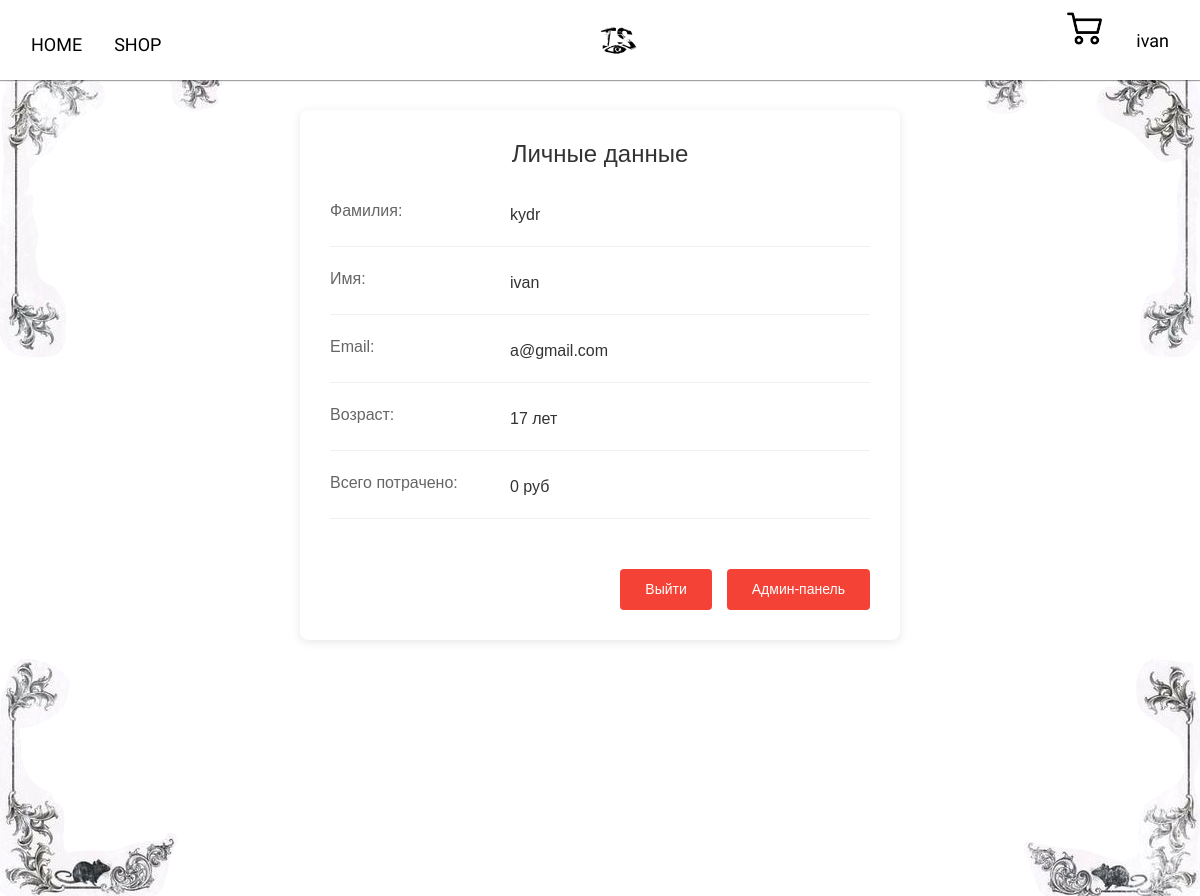
Screenshot of /profile (signed in) with the database file from the repository.
### data/users.py (models this page shows, shortened)
class User(SqlAlchemyBase, UserMixin, SerializerMixin):
    __tablename__ = 'users'
    id = sqlalchemy.Column(sqlalchemy.Integer,
                           primary_key=True, autoincrement=True)
    surname = sqlalchemy.Column(sqlalchemy.String)
    about = sqlalchemy.Column(sqlalchemy.String)
    name = sqlalchemy.Column(sqlalchemy.String)
    age = sqlalchemy.Column(sqlalchemy.Integer)
    email = sqlalchemy.Column(sqlalchemy.String, unique=True)
    hashed_password = sqlalchemy.Column(sqlalchemy.String)
    money = sqlalchemy.Column(sqlalchemy.Integer, nullable=True)
    total_spent = sqlalchemy.Column(sqlalchemy.Integer, nullable=True)
    modified_date = sqlalchemy.Column(sqlalchemy.DateTime)
    admin = sqlalchemy.Column(sqlalchemy.Boolean, default=False)
    news = orm.relationship("Product", back_populates='user')

### server.py (the view)
@app.route('/profile')
@login_required
def profile():
    return render_template('profile.html', user=current_user)

### data/db_session.py (called while the page is built)
def create_session() -> Session:
    global __factory
    return __factory()

### server.py (called while the page is built)
@login_manager.user_loader
def load_user(user_id):
    db_sess = db_session.create_session()
    ret = db_sess.query(User).get(user_id)
    db_sess.close()
    return ret

### templates/profile.html (shortened to what this page needs)
{% extends 'base.html' %}
{% block content %}
<div class="user-profile">
    <h1 class="profile-title">Личные данные</h1>
    <div class="profile-form">
        <div class="form-row">
            <div class="form-label">Фамилия:</div>
            <div class="form-value">{{ user.surname }}</div>
        </div>
        <div class="form-row">
            <div class="form-label">Имя:</div>
            <div class="form-value">{{ user.name }}</div>
        </div>
        <div class="form-row">
            <div class="form-label">Email:</div>
            <div class="form-value">{{ user.email }}</div>
        </div>
        <div class="form-row">
            <div class="form-label">Возраст:</div>
            <div class="form-value">{{ user.age }} лет</div>
        </div>
        <div class="form-row">
            <div class="form-label">Всего потрачено:</div>
            <div class="form-value">
                {% if user.total_spent %} {{ user.total_spent }} руб
                {% else %} 0 руб
                {% endif %}
            </div>
        </div>
        <div class="form-actions">
            <a href="{{ url_for('logout') }}" class="logout-btn">Выйти</a>
            {% if user.id == 1 %}
                <a href="{{ url_for('admin') }}" class="logout-btn">Админ-панель</a>
            {% endif %}
        </div>
    </div>
</div>
{% endblock %}

### templates/base.html (shortened to what this page needs)
<!DOCTYPE html>
<html lang="en">
<head>
    <link href="https://cdn.jsdelivr.net/npm/bootstrap@5.3.5/dist/css/bootstrap.min.css" rel="stylesheet">
    <link rel="stylesheet" href="{{ url_for('static', filename='css/base.css') }}">
</head>
<body>
    <header class="header sticky-top">
        <div class="header-container d-flex">
            <navbar class="header-nav pt-4">
                <ul class="header-list d-flex">
                    <li>
                        <a href="/" class="nav-a m-3">Home</a>
                    </li>
                    <li>
                        <a href="/shop" class="nav-a m-3">Shop</a>
                    </li>
                </ul>
            </navbar>
            <div class="header-logo">
                <a href="/"><img src="{{ url_for('static', filename='img/icon.jpg') }}" class="icon" alt=""></a>
            </div>
            <div class="header-profile d-flex gap-2 align-items-start">
                {% if current_user.is_authenticated %}
                <a href="/cart"><img src="{{ url_for('static', filename='img/cart.png') }}" class="grob " alt=""></a>
			    <a class="m-3" href="/profile">{{ current_user.name }}</a>
		        {% else %}
                <p>
				<a href="/login" class="m-3">Login</a>
			    </p>
		        {% endif %}
            </div>
        </div>
    </header>
    <div class="container">
        {% block content %}
        {% endblock content %}
    </div>
    <img src="{{ url_for('static', filename='img/frame1.png') }}" class="frame1" alt="">
    <img src="{{ url_for('static', filename='img/frame2.png') }}" class="frame2" alt="">
    <img src="{{ url_for('static', filename='img/frame3.png') }}" class="frame3" alt="">
    <img src="{{ url_for('static', filename='img/frame4.png') }}" class="frame4" alt="">
</body>
</html>

### static/css/base.css (style rules this page uses)
:root { --box-shadow: 0px 1px 1px rgba(0, 0, 0, 0.363); }
body { font-family: "Carrois Gothic", sans-serif; font-size: 18px; padding: 0; margin: 0; overflow-x: hidden; }
ul { list-style: none; padding: 0; }
a { text-decoration: none; color: #000; }
h1 { font-size: 48px; }
.header { height: 80px; background-color: #fff; box-shadow: var(--box-shadow); }
.header-list { text-transform: uppercase; }
.header-container { box-sizing: border-box; max-width: 1400px; margin: 0 auto; justify-content: space-between; padding: 0 15px; align-items: center; }
.container { box-sizing: border-box; max-width: 1600px; margin: 0 auto; }
.frame1 { position: absolute; right: -0.5%; bottom: 60%; z-index: -1; }
.frame2 { position: absolute; left: -0.5%; bottom: 60%; z-index: -1; }
.frame3 { position: absolute; left: -0.3%; top: 73.4%; z-index: -1; }
.frame4 { position: absolute; right: -0.3%; top: 73.4%; z-index: -1; }
.grob { width: 35px; height: 35px; margin-right: 10px; }
.icon { width: 100px; height: 80px; margin-right: 10px; }
.user-profile { max-width: 600px; margin: 30px auto; padding: 30px; background: #fff; border-radius: 8px; box-shadow: 0 2px 10px rgba(0, 0, 0, 0.1); font-family: 'Arial', sans-serif; }
.profile-title { color: #333; font-size: 24px; margin-bottom: 30px; text-align: center; font-weight: 500; }
.profile-form { display: flex; flex-direction: column; gap: 20px; }
.form-row { display: flex; align-items: center; padding-bottom: 15px; border-bottom: 1px solid #f0f0f0; }
.form-label { width: 180px; color: #666; font-size: 16px; }
.form-value { flex: 1; color: #333; font-size: 16px; font-weight: 500; }
.form-actions { display: flex; justify-content: flex-end; margin-top: 30px; gap: 15px; }
.logout-btn { padding: 10px 25px; background-color: #f44336; color: white; border: none; border-radius: 4px; cursor: pointer; text-decoration: none; font-size: 14px; transition: background-color 0.3s; }

### rows the page displays
User: name "ivan", surname "kydr", email "a@gmail.com", age "17"
